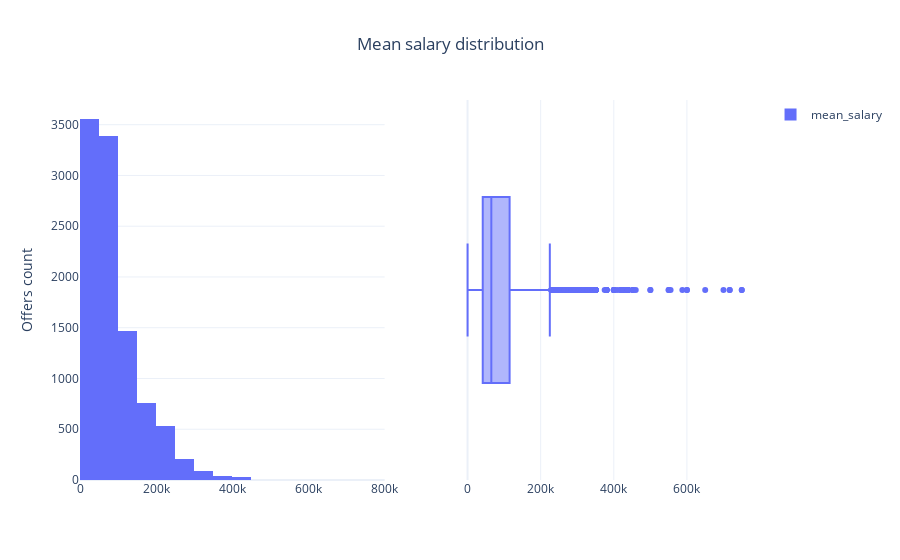

The code cell stored with this chart in its notebook:
### Code cell
# salary offers data
df_salary = pd.read_sql_query(query_4_3_1, connection)

# set two subplots side by side
fig = make_subplots(rows=1, cols=2)

# add the histogram 
fig.add_trace(
    px.histogram(
        data_frame=df_salary,
        nbins=20,
        labels={'count': 'Offers count', 'value': 'Salary'},
        ).data[0],
        row=1, col=1
    ).update_layout(
        title={'x':0.5},
        template='plotly_white',
        yaxis_title='Offers count',
)
    
# add the box plot 
fig.add_trace(
    px.box(
        data_frame=df_salary,
        x='mean_salary'
    ).data[0],  
    row=1, col=2
)

fig.update_layout(
    title_text='Mean salary distribution',
    title={'x':0.5},
    template='plotly_white'
)


fig.show()
fig.show('png')

### Figure 1 — Plotly figure (JSON) as saved in the notebook; plotly's stock layout.template omitted (floating-point values rounded to 4 significant figures; data arrays with more than 128 entries replaced by an {"elided": "..."} marker saying what was removed)
{"data": [{"alignmentgroup": "True", "bingroup": "x", "hovertemplate": "variable=mean_salary<br>Salary=%{x}<br>count=%{y}<extra></extra>", "legendgroup": "mean_salary", "marker": {"color": "#636efa", "pattern": {"shape": ""}}, "name": "mean_salary", "nbinsx": 20, "offsetgroup": "mean_salary", "orientation": "v", "showlegend": true, "type": "histogram", "x": {"elided": "49197 int values"}, "xaxis": "x", "yaxis": "y"}, {"alignmentgroup": "True", "hovertemplate": "mean_salary=%{x}<extra></extra>", "legendgroup": "", "marker": {"color": "#636efa"}, "name": "", "notched": false, "offsetgroup": "", "orientation": "h", "showlegend": false, "type": "box", "x": {"elided": "49197 int values"}, "x0": " ", "xaxis": "x2", "y0": " ", "yaxis": "y2"}], "layout": {"title": {"text": "Mean salary distribution", "x": 0.5}, "xaxis": {"anchor": "y", "domain": [0, 0.45]}, "xaxis2": {"anchor": "y2", "domain": [0.55, 1]}, "yaxis": {"anchor": "x", "domain": [0, 1], "title": {"text": "Offers count"}}, "yaxis2": {"anchor": "x2", "domain": [0, 1]}}}
